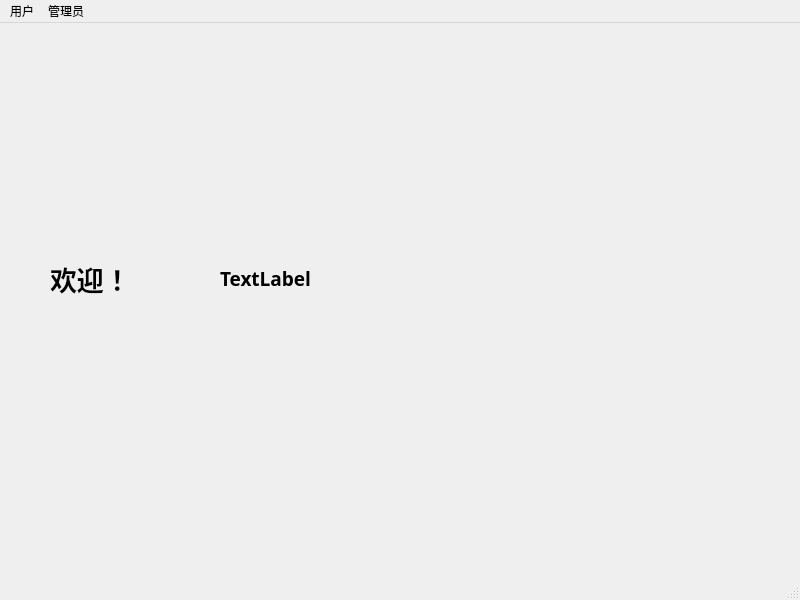
<?xml version="1.0" encoding="UTF-8"?>
<ui version="4.0">
 <class>mainwindow</class>
 <widget class="QMainWindow" name="mainwindow">
  <property name="geometry">
   <rect>
    <x>0</x>
    <y>0</y>
    <width>800</width>
    <height>600</height>
   </rect>
  </property>
  <property name="windowTitle">
   <string>物流业务和用户管理系统</string>
  </property>
  <property name="styleSheet">
   <string notr="true"/>
  </property>
  <widget class="QWidget" name="centralwidget">
   <property name="styleSheet">
    <string notr="true">background-image: url(:/new/res/3.jpg);</string>
   </property>
   <widget class="QStackedWidget" name="stackedWidget">
    <property name="geometry">
     <rect>
      <x>20</x>
      <y>10</y>
      <width>751</width>
      <height>511</height>
     </rect>
    </property>
    <property name="styleSheet">
     <string notr="true">background-image: url(:/new/res/1.JPG);
background-image: url(:/new/res/3.jpg);</string>
    </property>
    <property name="currentIndex">
     <number>3</number>
    </property>
    <widget class="QWidget" name="loginpage">
     <widget class="QWidget" name="widget" native="true">
      <property name="geometry">
       <rect>
        <x>140</x>
        <y>60</y>
        <width>501</width>
        <height>401</height>
       </rect>
      </property>
      <property name="styleSheet">
       <string notr="true">
background-image: url(:/new/res/2.JPG);</string>
      </property>
      <widget class="QLabel" name="name">
       <property name="geometry">
        <rect>
         <x>70</x>
         <y>100</y>
         <width>48</width>
         <height>28</height>
        </rect>
       </property>
       <property name="font">
        <font>
         <family>Agency FB</family>
         <pointsize>14</pointsize>
         <weight>75</weight>
         <bold>true</bold>
        </font>
       </property>
       <property name="text">
        <string>用户</string>
       </property>
      </widget>
      <widget class="QLineEdit" name="le_name">
       <property name="geometry">
        <rect>
         <x>150</x>
         <y>100</y>
         <width>281</width>
         <height>31</height>
        </rect>
       </property>
      </widget>
      <widget class="QLabel" name="password">
       <property name="geometry">
        <rect>
         <x>70</x>
         <y>170</y>
         <width>48</width>
         <height>28</height>
        </rect>
       </property>
       <property name="font">
        <font>
         <family>Agency FB</family>
         <pointsize>14</pointsize>
         <weight>75</weight>
         <bold>true</bold>
        </font>
       </property>
       <property name="text">
        <string>密码</string>
       </property>
      </widget>
      <widget class="QLineEdit" name="le_pw">
       <property name="geometry">
        <rect>
         <x>150</x>
         <y>170</y>
         <width>281</width>
         <height>31</height>
        </rect>
       </property>
       <property name="echoMode">
        <enum>QLineEdit::Password</enum>
       </property>
      </widget>
      <widget class="QLabel" name="label">
       <property name="geometry">
        <rect>
         <x>210</x>
         <y>10</y>
         <width>71</width>
         <height>51</height>
        </rect>
       </property>
       <property name="font">
        <font>
         <family>Agency FB</family>
         <pointsize>20</pointsize>
         <weight>75</weight>
         <bold>true</bold>
        </font>
       </property>
       <property name="text">
        <string>登录</string>
       </property>
      </widget>
      <widget class="QPushButton" name="LoginButton">
       <property name="geometry">
        <rect>
         <x>50</x>
         <y>260</y>
         <width>411</width>
         <height>33</height>
        </rect>
       </property>
       <property name="font">
        <font>
         <family>Agency FB</family>
         <pointsize>14</pointsize>
         <weight>75</weight>
         <bold>true</bold>
        </font>
       </property>
       <property name="text">
        <string>登录</string>
       </property>
      </widget>
      <widget class="QPushButton" name="RegisterButton">
       <property name="geometry">
        <rect>
         <x>50</x>
         <y>320</y>
         <width>411</width>
         <height>33</height>
        </rect>
       </property>
       <property name="font">
        <font>
         <family>Agency FB</family>
         <pointsize>14</pointsize>
         <weight>75</weight>
         <bold>true</bold>
        </font>
       </property>
       <property name="text">
        <string>注册</string>
       </property>
      </widget>
     </widget>
     <widget class="QComboBox" name="comboBox">
      <property name="geometry">
       <rect>
        <x>20</x>
        <y>450</y>
        <width>91</width>
        <height>41</height>
       </rect>
      </property>
      <property name="font">
       <font>
        <family>Agency FB</family>
        <pointsize>12</pointsize>
        <weight>75</weight>
        <bold>true</bold>
       </font>
      </property>
     </widget>
    </widget>
    <widget class="QWidget" name="pagemgm">
     <widget class="QLineEdit" name="d_info">
      <property name="geometry">
       <rect>
        <x>10</x>
        <y>40</y>
        <width>261</width>
        <height>31</height>
       </rect>
      </property>
      <property name="placeholderText">
       <string>请输入想要签收的快递单号</string>
      </property>
     </widget>
     <widget class="QPushButton" name="SingforD">
      <property name="geometry">
       <rect>
        <x>280</x>
        <y>40</y>
        <width>93</width>
        <height>28</height>
       </rect>
      </property>
      <property name="font">
       <font>
        <family>Agency FB</family>
        <weight>75</weight>
        <bold>true</bold>
       </font>
      </property>
      <property name="text">
       <string>签收快递</string>
      </property>
     </widget>
     <widget class="QTableWidget" name="tableWidget">
      <property name="geometry">
       <rect>
        <x>40</x>
        <y>90</y>
        <width>541</width>
        <height>411</height>
       </rect>
      </property>
     </widget>
     <widget class="QLineEdit" name="d_uinfo">
      <property name="geometry">
       <rect>
        <x>380</x>
        <y>40</y>
        <width>261</width>
        <height>31</height>
       </rect>
      </property>
      <property name="placeholderText">
       <string>请输入想要查找的快递信息</string>
      </property>
     </widget>
     <widget class="QPushButton" name="dsearch">
      <property name="geometry">
       <rect>
        <x>650</x>
        <y>40</y>
        <width>93</width>
        <height>28</height>
       </rect>
      </property>
      <property name="font">
       <font>
        <family>Agency FB</family>
        <weight>75</weight>
        <bold>true</bold>
       </font>
      </property>
      <property name="text">
       <string>查找快递</string>
      </property>
     </widget>
     <widget class="QPushButton" name="send">
      <property name="geometry">
       <rect>
        <x>620</x>
        <y>180</y>
        <width>111</width>
        <height>41</height>
       </rect>
      </property>
      <property name="font">
       <font>
        <family>Agency FB</family>
        <pointsize>10</pointsize>
        <weight>75</weight>
        <bold>true</bold>
       </font>
      </property>
      <property name="text">
       <string>发送快递</string>
      </property>
     </widget>
    </widget>
    <widget class="QWidget" name="searchdelivery">
     <widget class="QLineEdit" name="le_number">
      <property name="geometry">
       <rect>
        <x>10</x>
        <y>30</y>
        <width>281</width>
        <height>21</height>
       </rect>
      </property>
      <property name="inputMask">
       <string/>
      </property>
      <property name="text">
       <string/>
      </property>
      <property name="placeholderText">
       <string>请输入想要查询的快递相关信息</string>
      </property>
     </widget>
     <widget class="QPushButton" name="searchbutton">
      <property name="geometry">
       <rect>
        <x>300</x>
        <y>20</y>
        <width>101</width>
        <height>31</height>
       </rect>
      </property>
      <property name="font">
       <font>
        <family>Agency FB</family>
        <pointsize>12</pointsize>
        <weight>75</weight>
        <bold>true</bold>
       </font>
      </property>
      <property name="text">
       <string>查询</string>
      </property>
     </widget>
     <widget class="QTableWidget" name="searchdtable">
      <property name="geometry">
       <rect>
        <x>10</x>
        <y>70</y>
        <width>641</width>
        <height>421</height>
       </rect>
      </property>
     </widget>
    </widget>
    <widget class="QWidget" name="page">
     <widget class="QLabel" name="label_3">
      <property name="geometry">
       <rect>
        <x>30</x>
        <y>200</y>
        <width>121</width>
        <height>91</height>
       </rect>
      </property>
      <property name="font">
       <font>
        <family>Agency FB</family>
        <pointsize>20</pointsize>
        <weight>75</weight>
        <bold>true</bold>
       </font>
      </property>
      <property name="text">
       <string>欢迎！</string>
      </property>
     </widget>
     <widget class="QLabel" name="label_4">
      <property name="geometry">
       <rect>
        <x>200</x>
        <y>230</y>
        <width>141</width>
        <height>31</height>
       </rect>
      </property>
      <property name="font">
       <font>
        <family>Agency FB</family>
        <pointsize>14</pointsize>
        <weight>75</weight>
        <bold>true</bold>
       </font>
      </property>
      <property name="text">
       <string>TextLabel</string>
      </property>
     </widget>
     <widget class="QLabel" name="label_2">
      <property name="geometry">
       <rect>
        <x>380</x>
        <y>80</y>
        <width>361</width>
        <height>361</height>
       </rect>
      </property>
      <property name="styleSheet">
       <string notr="true">background-image: url(:/new/res/740.JPG);
background-repeat:no-repeat;
background-position:center;</string>
      </property>
      <property name="text">
       <string/>
      </property>
     </widget>
    </widget>
    <widget class="QWidget" name="searchuser">
     <widget class="QLineEdit" name="le_user">
      <property name="geometry">
       <rect>
        <x>10</x>
        <y>40</y>
        <width>281</width>
        <height>21</height>
       </rect>
      </property>
      <property name="inputMask">
       <string/>
      </property>
      <property name="text">
       <string/>
      </property>
      <property name="placeholderText">
       <string>请输入想要查询的用户相关信息</string>
      </property>
     </widget>
     <widget class="QPushButton" name="searchbutton_2">
      <property name="geometry">
       <rect>
        <x>310</x>
        <y>30</y>
        <width>101</width>
        <height>31</height>
       </rect>
      </property>
      <property name="font">
       <font>
        <family>Agency FB</family>
        <pointsize>12</pointsize>
        <weight>75</weight>
        <bold>true</bold>
       </font>
      </property>
      <property name="text">
       <string>查询</string>
      </property>
     </widget>
     <widget class="QTableWidget" name="searchutable">
      <property name="geometry">
       <rect>
        <x>10</x>
        <y>70</y>
        <width>671</width>
        <height>421</height>
       </rect>
      </property>
     </widget>
    </widget>
   </widget>
  </widget>
  <widget class="QMenuBar" name="menubar">
   <property name="geometry">
    <rect>
     <x>0</x>
     <y>0</y>
     <width>800</width>
     <height>26</height>
    </rect>
   </property>
   <widget class="QMenu" name="menu">
    <property name="title">
     <string>用户</string>
    </property>
    <addaction name="actionlogin"/>
    <addaction name="actionchange_password"/>
    <addaction name="actiondeliverymanage"/>
    <addaction name="actionbalance"/>
    <addaction name="actionlogout"/>
   </widget>
   <widget class="QMenu" name="menu_2">
    <property name="title">
     <string>管理员</string>
    </property>
    <addaction name="actionsearch_delivery"/>
    <addaction name="actionsearch_user"/>
   </widget>
   <addaction name="menu"/>
   <addaction name="menu_2"/>
  </widget>
  <widget class="QStatusBar" name="statusbar"/>
  <action name="actionlogin">
   <property name="text">
    <string>登录</string>
   </property>
   <property name="iconText">
    <string>登录</string>
   </property>
   <property name="toolTip">
    <string>登录</string>
   </property>
  </action>
  <action name="actionchange_password">
   <property name="text">
    <string>修改密码</string>
   </property>
   <property name="iconText">
    <string>修改密码</string>
   </property>
   <property name="toolTip">
    <string>修改密码</string>
   </property>
  </action>
  <action name="actionbalance">
   <property name="text">
    <string>余额管理</string>
   </property>
   <property name="iconText">
    <string>余额管理</string>
   </property>
   <property name="toolTip">
    <string>余额管理</string>
   </property>
  </action>
  <action name="actionlogout">
   <property name="text">
    <string>注销</string>
   </property>
  </action>
  <action name="actionsearch_delivery">
   <property name="text">
    <string>查询快递</string>
   </property>
   <property name="toolTip">
    <string>查询管理</string>
   </property>
  </action>
  <action name="actiondeliverymanage">
   <property name="text">
    <string>快递管理</string>
   </property>
  </action>
  <action name="actionsearch_user">
   <property name="text">
    <string>查询用户</string>
   </property>
  </action>
 </widget>
 <resources/>
 <connections/>
</ui>
